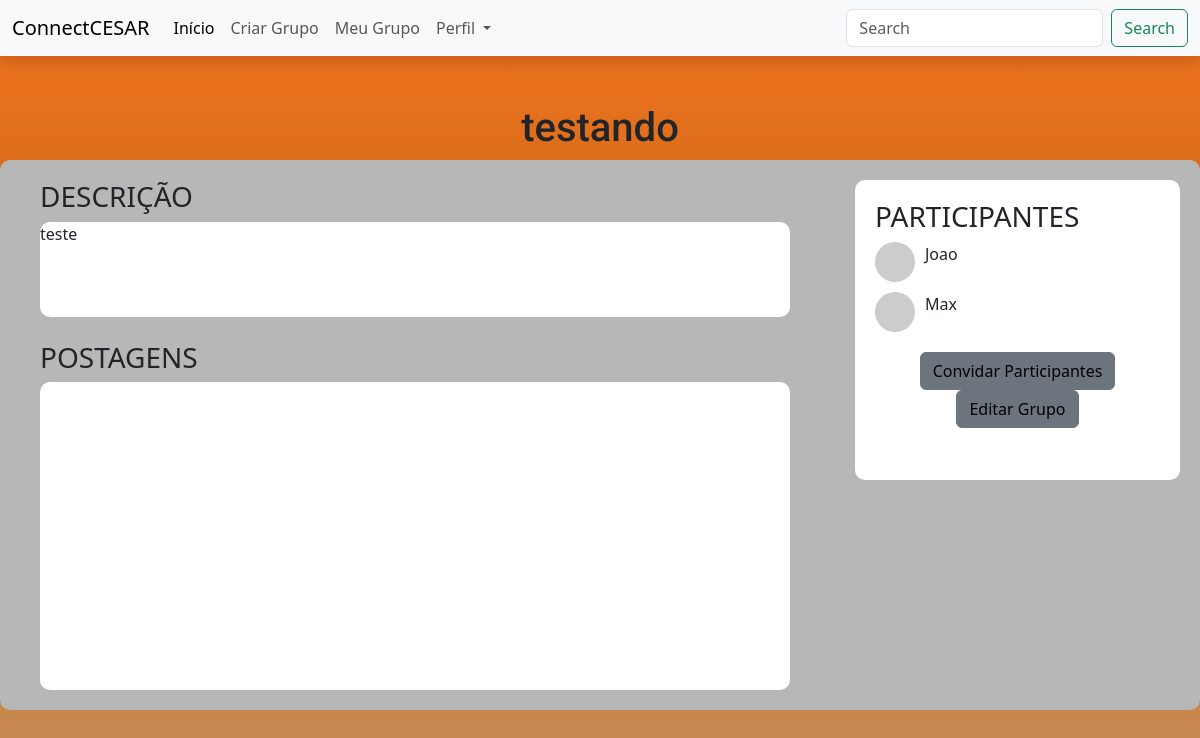
The page /acesso/grupo/16/ on the database as committed earlier.
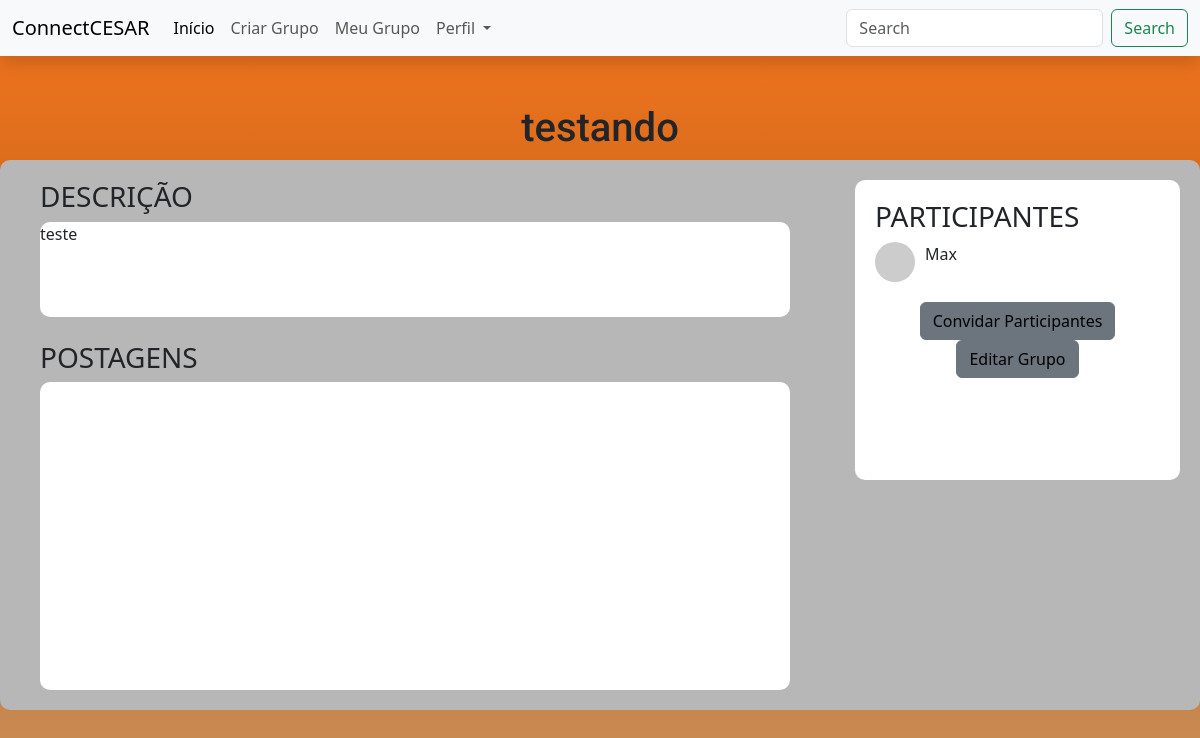
The same page on the database as committed later.
### ccapp/models.py (models this page shows)
class Pessoa(models.Model):
    id_usuario = models.AutoField(primary_key=True)
    nome = models.TextField(max_length=255)
    email = models.TextField(max_length=255)
    senha = models.TextField(max_length=255)
    idade = models.IntegerField(null=True, blank=True)
    mbti = models.TextField(max_length=255, null=True, blank=True)
    periodo = models.TextField(max_length=255, null=True, blank=True)
    curso = models.TextField(max_length=255, null=True, blank=True)
    foto = models.ImageField(upload_to='perfil/', null=True, blank=True)
    descricao = models.TextField(null=True, blank=True)
    criado = models.DateTimeField(auto_now_add=True)
    atualizado = models.DateTimeField(auto_now=True)
    grupo_criado = models.ForeignKey(Grupo, null=True, blank=True, on_delete=models.SET_NULL)

### ccapp/views.py (the view)
# urls.py: path('acesso/grupo/<int:id_field>/', views.acesso_grupo, name='acesso_grupo'),
def acesso_grupo(request, id_field):
    grupo_id = Grupo.objects.get(id_grupo = id_field)
    criador_grupo = Pessoa.objects.filter(grupo_criado_id = grupo_id)
    context = {
        'grupo': grupo_id,
        'criador' : criador_grupo
    }
    return render(request, 'acesso_pesquisa.html', context)

### templates/acesso_pesquisa.html
{% include "navbar.html" %}
{% include "main.html" %}
{% if pessoa %}
<div class="container">
<div class="profile-links">
        <img class="card-img-top rounded-circle shadow bg-white" style="width: 150px" src="http://avatars.dicebear.com/api/open-peeps/stefan.svg" alt="...">
        <li><a style="font-size: 30px;">{{ pessoa.nome }}</a></li>
        <li><a>2 periodo</a></li>
        <h3 class="mt-5">Sobre Mim</h3>
        <p class="text-justify">
          👨‍🎓 Estudante universitário apaixonado por ciência da computação na Cesar School. 📚🎓
           Explorando o mundo do conhecimento e buscando crescimento pessoal.
          💡 Sempre aberto a novas conexões e oportunidades de aprendizado. Vamos conversar!
          👋😊 #Aprendizado #Universidade #CrescimentoPessoal 🌟
    </p>
    </div>
    </div>
    <div class="container">
        <div class="profile-links">
            <li><a style="font-size: 70px;">Postagens</a></li>
        </p>
        </div>
    </div>
</div>
</div>
{% elif grupo %}
<h1 class="meugrupo"  style="text-align: center;">{{ grupo.nome_grupo }}</h1>
<div style="background-color: #b8b7b7; padding: 20px; border-radius: 10px; max-width: 1300px; margin: 0 auto; display: flex; flex-direction: row; justify-content: space-between; height: 550px;">
  <div style="display: flex; flex-direction:column; align-items: flex-start;">
  <h3 style="margin-left: 20px;">DESCRIÇÃO</h3>
  <div style="background-color: white; width: 750px; height: 100px; border-radius: 10px; margin-left: 20px;">
  {{grupo.descricao_grupo}}
  </div>
  <br>
  <h3 style="margin-left: 20px;">POSTAGENS</h3>
  <div style="background-color: white; width: 750px; height: 323px; border-radius: 10px; margin-left: 20px;"></div>
</div>
  <div style="background-color: white; width: 325px; height: 300px; border-radius: 10px; padding: 20px;">
    <h3>PARTICIPANTES</h3>
    {% for i in criador  %}
        <div class="participant">
          <img src="http://avatars.dicebear.com/api/open-peeps/stefan.svg" alt="Você">
          <p>{{ i.nome }}</p>
        </div>
        {% endfor %}
    <div class="participant">
      <img src="https://api.dicebear.com/7.x/adventurer/svg?seed=Max" alt="Participante 2">
      <p>Max</p>
  </div>
<div style="margin-top: 20px; text-align: center;">
  <button type="button" class="btn btn-secondary" style="color: black;">Convidar Participantes</button>
  <button type="button" class="btn btn-secondary" style="color: black;">Editar Grupo</button>
</div>
{% else %}
    <p> INFORMAÇÃO NÃO DISPONÍVEL </p>
{% endif %}

Rows that differ between the two databases and show on the page:
no longer on this page (row edited): Pessoa: nome "Joao"
